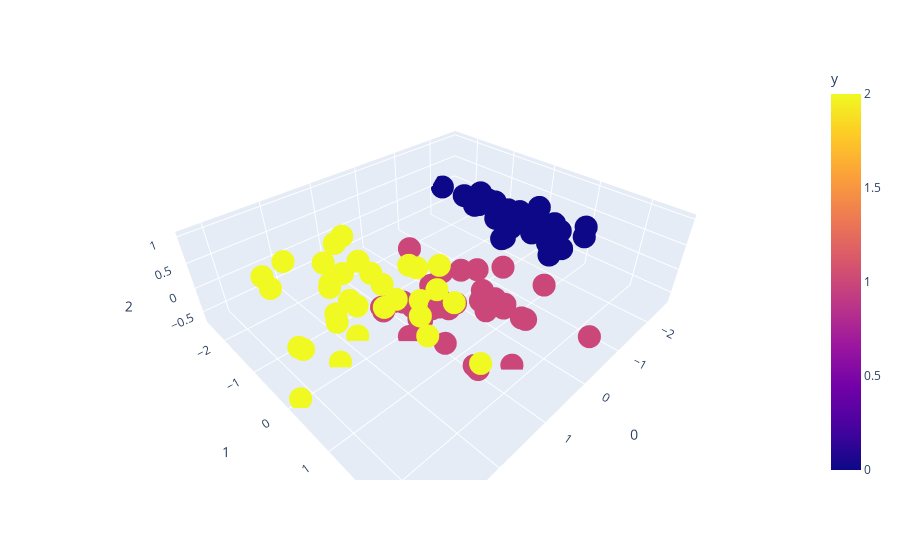

Notebook code cell kept with this figure:
### Code cell
X_train_pcs_df = pd.DataFrame(X_train_pca)
y_train['y'] = y_train[0]
y_train.drop(0, axis=1, inplace = True)
y_train.reset_index(inplace = True)
df = pd.concat([X_train_pcs_df, y_train], axis = 1)
fig = px.scatter_3d(df, x=0, y=1, z=2,
              color='y')
fig.show()
